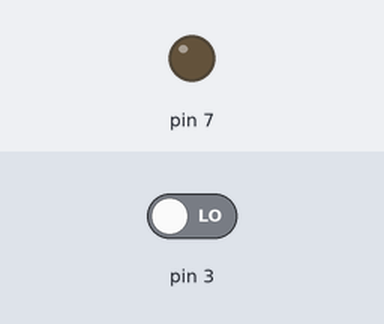
A sketch run on a simulated Arduino Uno, built with avr-gcc and run on an emulated ATmega328P. On the bench: output pins drawn as LEDs (lit = HIGH). The test bench sets the inputs (shaded band); at power-on: pin 3 LOW.

Above: at 1.2 s.
1.3 s: pin 3 driven HIGH
At 2.3 s:
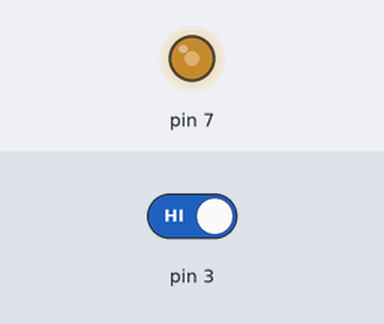
Timing chart, 0 to 4.3 s (numbered marks = the images above; inputs shaded):
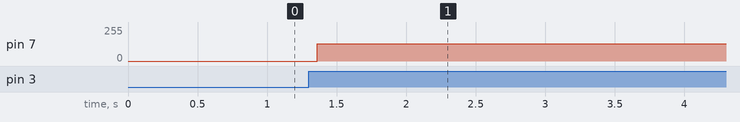

Measured:
- after the input at 1.3 s, pin 7: 0/255 → 128/255 after 0.06 s

The sketch:

sketch_may02b.ino
```cpp
boolean state = false;

void setup() {
  // put your setup code here, to run once:
  pinMode(7, OUTPUT);
  pinMode(3, INPUT);
}

void loop() {
  // put your main code here, to run repeatedly:
  if (digitalRead(3) == HIGH) {
    state = !state;
    if (state) {
       digitalWrite(7, HIGH);
    } else {
      digitalWrite(7, LOW);
    }
    delay(5);
  }
}
```
